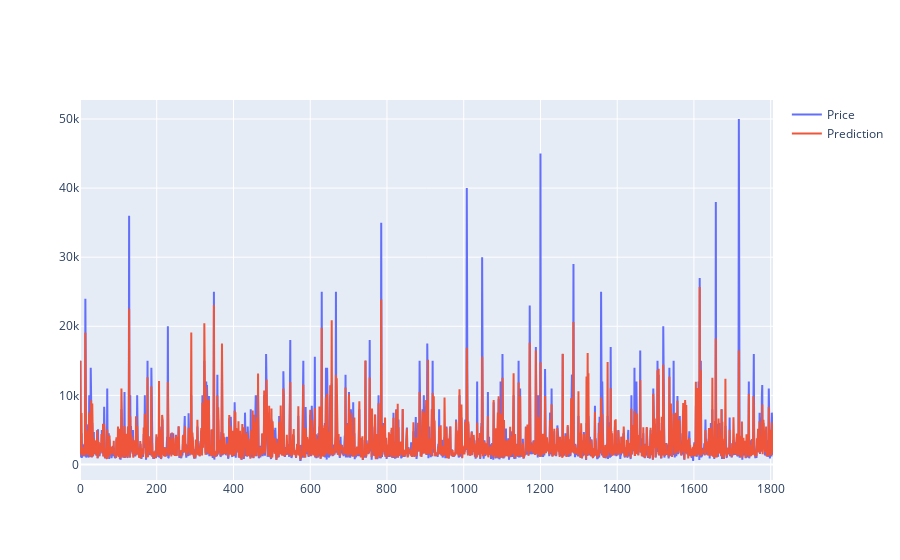

Here is the notebook cell this chart was saved with:
### Code cell
fig = go.Figure(
    data=[
        go.Scatter(y=y_test.values, name='Price'),
        go.Scatter(y=final_predictions, name='Prediction')
    ]
)

fig.show()

### Figure 1 — Plotly figure (JSON) as saved in the notebook; plotly's stock layout.template omitted (floating-point values rounded to 4 significant figures; data arrays with more than 128 entries replaced by an {"elided": "..."} marker saying what was removed)
{"data": [{"name": "Price", "type": "scatter", "y": {"elided": "1807 int values"}}, {"name": "Prediction", "type": "scatter", "y": {"elided": "1807 float values"}}], "layout": {}}
